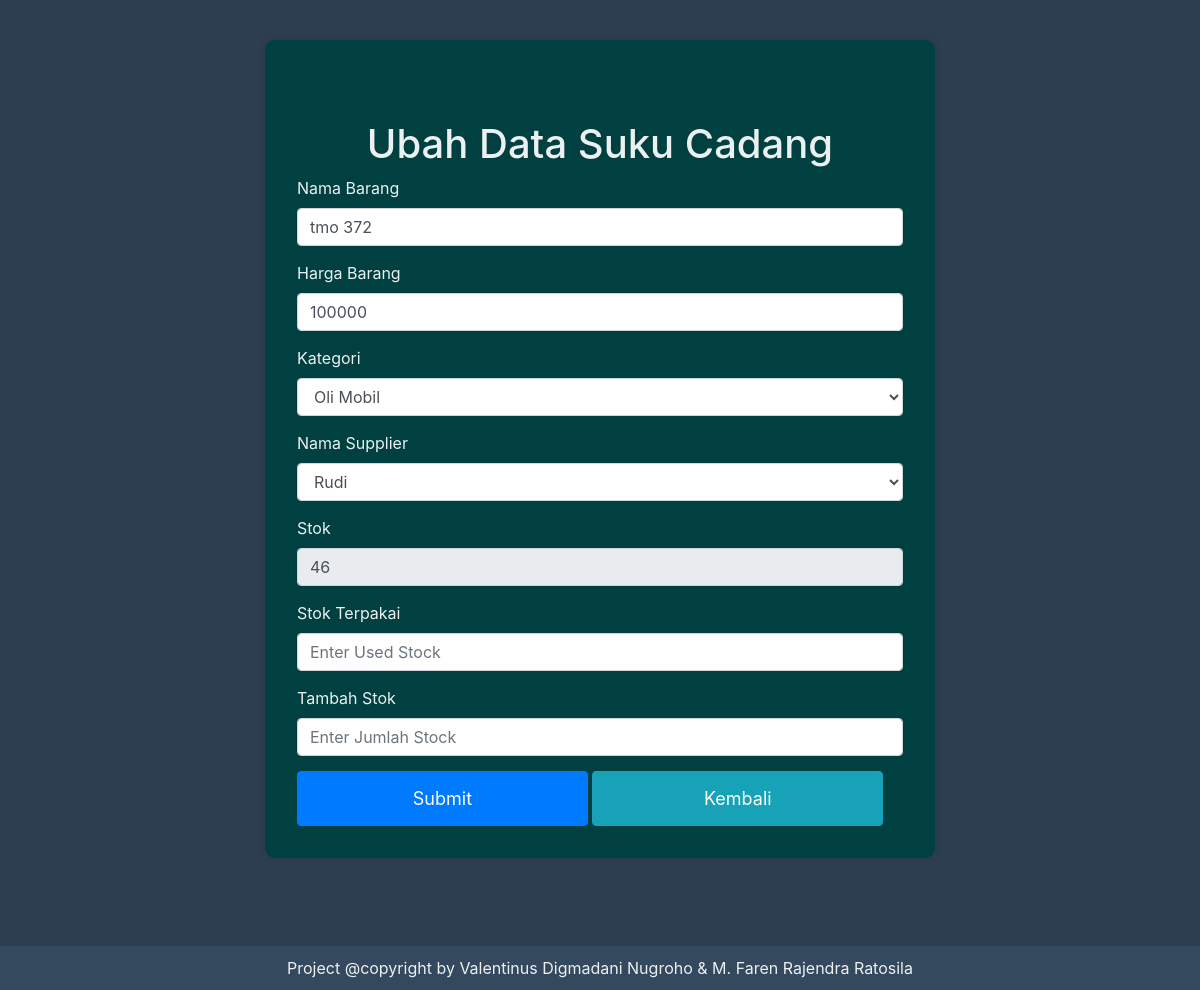
Page /update.php?id=20 (signed in) on the committed database.
### tables this page shows
CREATE TABLE `products` (
  `id` int(11) NOT NULL,
  `name` varchar(100) DEFAULT NULL,
  `price` decimal(10,0) DEFAULT NULL,
  `id_category` int(11) NOT NULL,
  `id_supplier` int(11) NOT NULL,
  `stock` varchar(10) DEFAULT NULL,
  `created_at` datetime DEFAULT NULL,
  `updated_at` datetime DEFAULT NULL,
  `deleted_at` datetime DEFAULT NULL
);

### config_db.php (called while the page is built, shortened)
<?php
class ConfigDB
{
    private $host = 'localhost';
    private $db_name = 'database_bengkel';
    private $username = 'root';
    private $password = '';
    private $conn;
    public function connect()
    {
        $this->conn = new mysqli($this->host, $this->username, $this->password, $this->db_name);
        return $this->conn;
    }
    public function select($table, $where = [])
    {
        $query = "SELECT id, name, price, id_category,id_supplier, stock, deleted_at FROM $table where deleted_at is null";
        foreach ($where as $key => $value) {
            $query .= " $key '$value'";
        }
        $result = $this->conn->query($query);
        $data = [];
        if ($result->num_rows > 0) {
            while ($row = $result->fetch_assoc()) {
                $data[] = $row;
            }
        }
        return $data;
    }
}

### update.php (the view, shortened to what this page needs)
<!doctype html>
<html lang="en">
<head>
    <link rel="stylesheet" href="https://stackpath.bootstrapcdn.com/bootstrap/4.5.2/css/bootstrap.min.css">
</head>
<body>
    <?php
        require_once 'config_db.php';
        $db = new ConfigDB();
        $conn = $db->connect();
        $result = [];
        if ($_SERVER['REQUEST_METHOD'] == 'POST') {
            $conn->begin_transaction();
            try {
                $name = Trim(Htmlentities($_POST['name']));
                $price = $_POST['price'];
                $category = $_POST['id'];
                $supplier = $_POST['id_supplier'];
                $stock = $_POST['stock'];
                $used_stock = $_POST['used_stock'];
                $add_stock = $_POST['add_stock'];
                $query = "SELECT stock FROM products WHERE id = ?";
                $stmt = $conn->prepare($query);
                $stmt->bind_param("i", $_GET['id']);
                $stmt->execute();
                $stmt->bind_result($current_stock);
                $stmt->fetch();
                $stmt->close();
                $new_stock = $current_stock;
                if ($used_stock > 0) {
                    $new_stock -= $used_stock;
                }
                if ($add_stock > 0) {
                    $new_stock += $add_stock;
                }
                $query = "UPDATE products SET name = ?, price = ?, id_category = ?, id_supplier = ?, stock = ? WHERE id = ?";
                $stmt = $conn->prepare($query);
                $stmt->bind_param("sdiiii", $name, $price, $category, $supplier, $new_stock, $_GET['id']);
                if ($stmt->execute()) {
                    $conn->commit();
                    echo "<div class='alert alert-success mt-3' role='alert'>Data updated successfully. Stock adjusted.</div>";
                } else {
                    $conn->rollback();
                    echo "<div class='alert alert-danger mt-3' role='alert'>Error updating data</div>";
                }
                $stmt->close();
                $result = $db->select("products", ['AND id=' => $_GET['id']]);
            } catch (Exception $e) {
                $conn->rollback();
                echo "<div class='alert alert-danger mt-3' role='alert'>Error: " . $e->getMessage() . "</div>";
            }
        } else {
            $result = $db->select("products", ['AND id=' => $_GET['id']]);
        }
    ?>
    <div class="container">
        <h1 class="text-center mt-5">Ubah Data Suku Cadang</h1>
        <form action="" method="post">
            <div class="form-group">
                <label for="nameInput">Nama Barang</label>
                <input type="text" class="form-control" id="nameInput" name="name" placeholder="Enter Name" required value="<?php echo isset($result[0]['name']) ? $result[0]['name'] : '' ?>">
            </div>
            <div class="form-group">
                <label for="priceInput">Harga Barang</label>
                <input type="number" class="form-control" id="priceInput" name="price" placeholder="Enter Price" required value="<?php echo isset($result[0]['price']) ? $result[0]['price'] : '' ?>">
            </div>
            <div class="form-group">
                <label for="categorySelect">Kategori</label>
                <select class="form-control" id="categorySelect" name="id" required>
                    <?php
                        $categories = $conn->query("SELECT id, name FROM categories");
                        while ($row = $categories->fetch_assoc()) {
                            $selected = ($row['id'] == $result[0]['id_category']) ? 'selected' : '';
                            echo "<option value='{$row['id']}' $selected>{$row['name']}</option>";
                        }
                    ?>
                </select>
            </div>
            <div class="form-group">
                <label for="supplierSelect">Nama Supplier</label>
                <select class="form-control" id="supplierSelect" name="id_supplier" required>
                    <?php
                        $suppliers = $conn->query("SELECT id_supplier, nama_supplier FROM supplier");
                        while ($row = $suppliers->fetch_assoc()) {
                            $selected = ($row['id_supplier'] == $result[0]['id_supplier']) ? 'selected' : '';
                            echo "<option value='{$row['id_supplier']}' $selected>{$row['nama_supplier']}</option>";
                        }
                    ?>
                </select>
            </div>
            <div class="form-group">
                <label for="stockInput">Stok</label>
                <input type="number" class="form-control" id="stockInput" name="stock" placeholder="Enter Stock" required readonly value="<?php echo isset($result[0]['stock']) ? $result[0]['stock'] : '' ?>">
            </div>
            <div class="form-group">
                <label for="usedStockInput">Stok Terpakai</label>
                <input type="number" class="form-control" id="usedStockInput" name="used_stock" placeholder="Enter Used Stock">
            </div>
            <div class="form-group">
                <label for="addStockInput">Tambah Stok</label>
                <input type="number" class="form-control" id="addStockInput" name="add_stock" placeholder="Enter Jumlah Stock">
            </div>
            <button type="submit" class="btn btn-primary">Submit</button>
            <a href="index.php" class="btn btn-info">Kembali</a>
        </form>
    </div>
    <footer class="text-center mt-5">Project @copyright by Valentinus Digmadani Nugroho & M. Faren Rajendra Ratosila</footer>
</body>
</html>

### update.php (style rules this page uses)
body { background: url('https://p4.wallpaperbetter.com/wallpaper/791/210/336/window-instrumento-workshop-wallpaper-preview.jpg') no-repeat center center fixed; background-size: cover; background-color: #2c3e50; color: #ecf0f1; display: flex; flex-direction: column; min-height: 100vh; }
.container { flex: 1; max-width: 670px; margin-top: 40px; margin-bottom: 40px; padding: 32px; background: #004040; box-shadow: 0 0 10px rgba(0, 0, 0, 0.1); border-radius: 10px; }
footer { background-color: #34495e; padding: 10px; width: 100%; color: #ecf0f1; text-align: center; position: relative; bottom: 0; left: 0; }
.form-group { margin-bottom: 15px; }
.btn-primary, .btn-info { width: 48%; padding: 13px 20px; font-size: 18px; }

### rows in the picture
products: name "tmo 372", price "100000", stock "46"

### other values in the picture
form field id "Oli Mobil"
form field id_supplier "Rudi"
